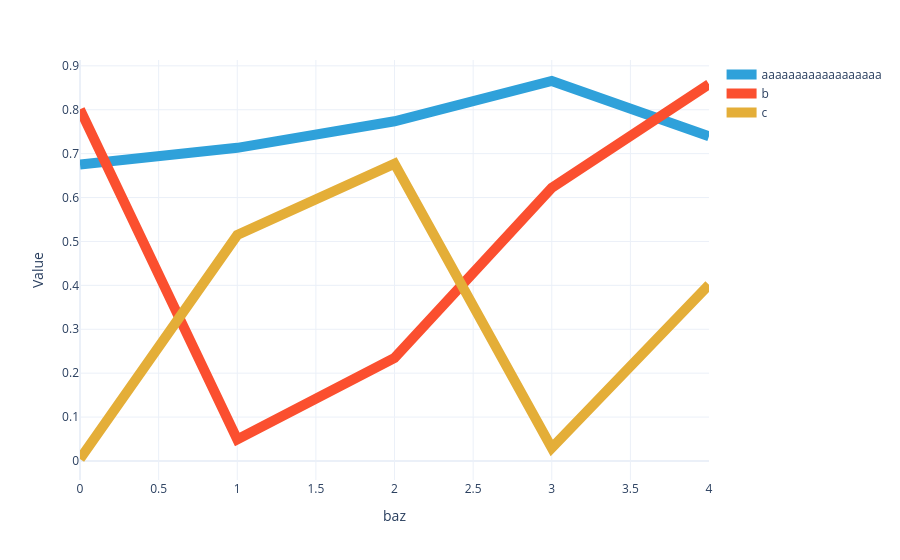

The cell this chart's notebook holds for it:
### Code cell
U3.visualize(line_width=10)

### Figure 1 — Plotly figure (JSON) as saved in the notebook; plotly's stock layout.template omitted (floating-point values rounded to 4 significant figures)
{"data": [{"hovertemplate": "foo=aaaaaaaaaaaaaaaaaa<br>baz=%{x}<br>Value=%{y}<extra></extra>", "legendgroup": "aaaaaaaaaaaaaaaaaa", "line": {"color": "#2fa1da", "dash": "solid", "width": 10}, "marker": {"symbol": "circle"}, "mode": "lines", "name": "aaaaaaaaaaaaaaaaaa", "orientation": "v", "showlegend": true, "type": "scatter", "x": [0, 1, 2, 3, 4], "xaxis": "x", "y": [0.6753, 0.7133, 0.7737, 0.8655, 0.7394], "yaxis": "y"}, {"hovertemplate": "foo=b<br>baz=%{x}<br>Value=%{y}<extra></extra>", "legendgroup": "b", "line": {"color": "#fb4f2f", "dash": "solid", "width": 10}, "marker": {"symbol": "circle"}, "mode": "lines", "name": "b", "orientation": "v", "showlegend": true, "type": "scatter", "x": [0, 1, 2, 3, 4], "xaxis": "x", "y": [0.8009, 0.04896, 0.2345, 0.6219, 0.8581], "yaxis": "y"}, {"hovertemplate": "foo=c<br>baz=%{x}<br>Value=%{y}<extra></extra>", "legendgroup": "c", "line": {"color": "#e4ae38", "dash": "solid", "width": 10}, "marker": {"symbol": "circle"}, "mode": "lines", "name": "c", "orientation": "v", "showlegend": true, "type": "scatter", "x": [0, 1, 2, 3, 4], "xaxis": "x", "y": [0.0045, 0.5146, 0.6773, 0.02961, 0.4014], "yaxis": "y"}], "layout": {"legend": {"title": {}, "tracegroupgap": 0}, "margin": {"t": 60}, "xaxis": {"anchor": "y", "domain": [0, 1], "title": {"text": "baz"}}, "yaxis": {"anchor": "x", "domain": [0, 1], "title": {"text": "Value"}}}}
